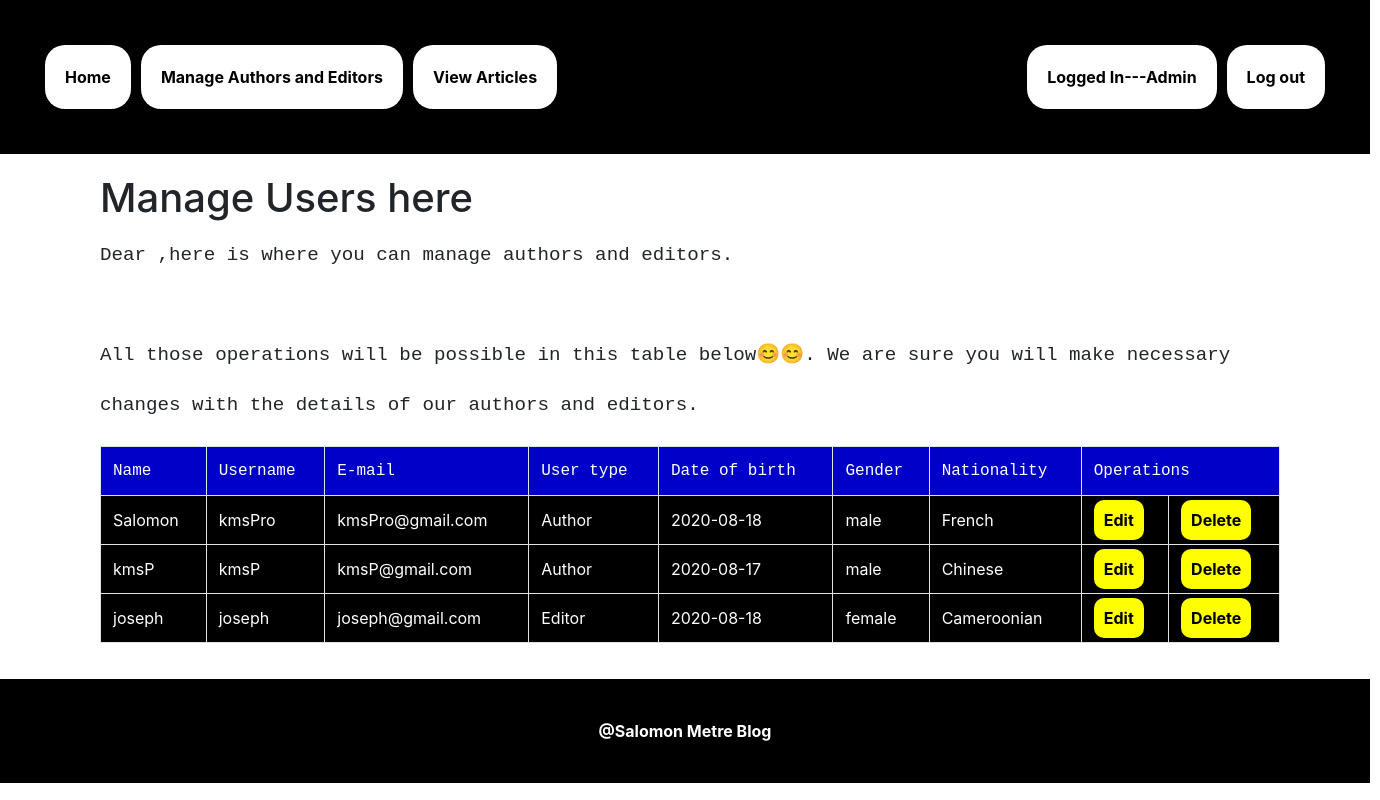
The app's page /admin/manageUsers.php with its own data.
### tables this page shows
CREATE TABLE `users` (
  `id` int(11) NOT NULL,
  `name` varchar(60) NOT NULL,
  `username` varchar(60) NOT NULL,
  `password` varchar(60) NOT NULL,
  `email` varchar(60) NOT NULL,
  `usertype` varchar(60) NOT NULL,
  `dob` date NOT NULL,
  `gender` varchar(60) NOT NULL,
  `nationality` varchar(60) NOT NULL
);

### admin/manageUsers.php (the view, shortened to what this page needs)
<?php
 $guideAdmin=$_SESSION['admin'];
 require_once("../connect.php");
 $st="SELECT *FROM users WHERE usertype='Editor' OR usertype='Author'";
 $Res=$dbConn->query($st);
 ?>
<!DOCTYPE html>
<html lang="en" dir="ltr">
  <head>
    <link rel="stylesheet" href="https://stackpath.bootstrapcdn.com/bootstrap/4.5.0/css/bootstrap.min.css">
<link rel="stylesheet" href="https://cdnjs.cloudflare.com/ajax/libs/font-awesome/4.7.0/css/font-awesome.min.css">
  </head>
  <body>
  <div class="myNav">
      <a href="index.php" style="float:left;">Home</a>
      <a href="manageUsers.php"style="float:left;">Manage Authors and Editors</a>
      <a href="viewArticles.php"style="float:left;">View Articles</a>
      <a href="logOut.php" style="float:right;">Log out</a>
      <a href="" style="float:right;"> <?php echo $guideAdmin ?>Logged In---Admin</a>
  </div>
  <h1 style="margin-left:100px; margin-right:100px;">Manage Users here</h1>
  <p style=" font-family: courier; line-height: 50px; margin-left: 100px; margin-right:100px; font-size: 1.2em;">Dear <b><?php echo $guideAdmin; ?></b>,here is where you can manage authors and editors.  <br> <br>All those operations will be possible in this table below😊😊. We are sure you will make necessary changes with the details of our authors and editors. </p>
  <div class="" style="margin-left:100px; margin-right:100px;">
    <table class="table table-bordered" style="background-color:black;color:white;">
    <tr style="background-color:rgb(0,0,200); font-family: courier;">
      <td>Name</td>
      <td>Username</td>
      <td>E-mail</td>
      <td>User type</td>
      <td>Date of birth</td>
      <td>Gender</td>
      <td>Nationality</td>
      <td colspan="2">Operations</td>
    </tr>
    <?php
    while ($row=$Res->fetch_assoc()) {
     $id=$row['id'];
     $name=$row['name'];
     $username=$row['username'];
     $email=$row['email'];
     $usertype=$row['usertype'];
     $dob=$row['dob'];
     $gender=$row['gender'];
     $nationality=$row['nationality'];
     ?>
     <tr>
       <td><?php echo $name; ?></td>
       <td><?php echo $username; ?></td>
       <td><?php echo $email; ?></td>
       <td><?php echo $usertype; ?></td>
       <td><?php echo $dob; ?></td>
       <td><?php echo $gender; ?></td>
       <td><?php echo $nationality; ?></td>
       <td> <a href="editUsers.php?id=<?php echo $id; ?>" style="border-radius:10px;background-color:yellow;color:black;padding:10px; font-weight: bolder;">Edit</a></td>
       <td> <a href="delUsers.php?id=<?php echo $id; ?>"  style="border-radius:10px;background-color:yellow;color:black;padding:10px; font-weight:bolder;">Delete</a> </td>
     </tr>
     <?php
     }
      ?>
    </table>
  </div>
  <div class="myFooter" style="text-align:center; font-weight: bolder;  ">
      @Salomon Metre Blog
  </div>
  </body>
</html>

### admin/manageUsers.php (style rules this page uses)
body { border-radius: 10px; }
.myNav { width:1370px; background-color: black; float: left; padding:40px; text-decoration: none; color:white; margin-bottom:20px; }
.myNav a { padding:20px; background-color: black; text-decoration: none; color:black; margin:5px; border-radius: 20px; font-weight: bolder; background-color: white; }
.myFooter { width:1370px; background-color: black; float: left; padding:40px; text-decoration: none; color:white; margin-top:20px; }

### records on screen
users: name "Salomon", username "kmsPro", email "kmsPro@gmail.com", usertype "Author", dob "2020-08-18", gender "male", nationality "French"
users: name "kmsP", username "kmsP", email "kmsP@gmail.com", usertype "Author", dob "2020-08-17", gender "male", nationality "Chinese"
users: name "joseph", username "joseph", email "joseph@gmail.com", usertype "Editor", dob "2020-08-18", gender "female", nationality "Cameroonian"
